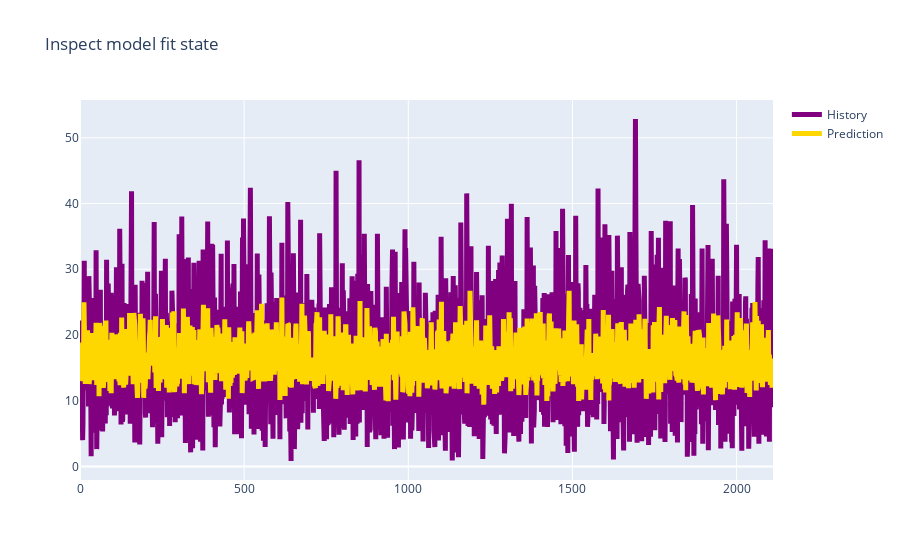

This figure's notebook cell:
### Markdown cell above
### 06 Inspect model fitting results

### Code cell
if instance.inspect_fit:
    print(f">>>>>>>>>>>>>>>>>>>>>>>>>开始检验{instance.model}模型拟合情况<<<<<<<<<<<<<<<<<<<<<<<<<<<")
    inspect_model_fit(model, instance, train_loader, scaler)

### Figure 1 — Plotly figure (JSON) as saved in the notebook; plotly's stock layout.template omitted (floating-point values rounded to 4 significant figures; data arrays with more than 128 entries replaced by an {"elided": "..."} marker saying what was removed)
{"data": [{"line": {"color": "purple", "width": 5}, "mode": "lines", "name": "History", "type": "scatter", "y": {"elided": "2112 float values"}}, {"line": {"color": "gold", "width": 5}, "mode": "lines", "name": "Prediction", "type": "scatter", "y": {"elided": "2112 float values"}}], "layout": {"title": {"text": "Inspect model fit state"}}}
